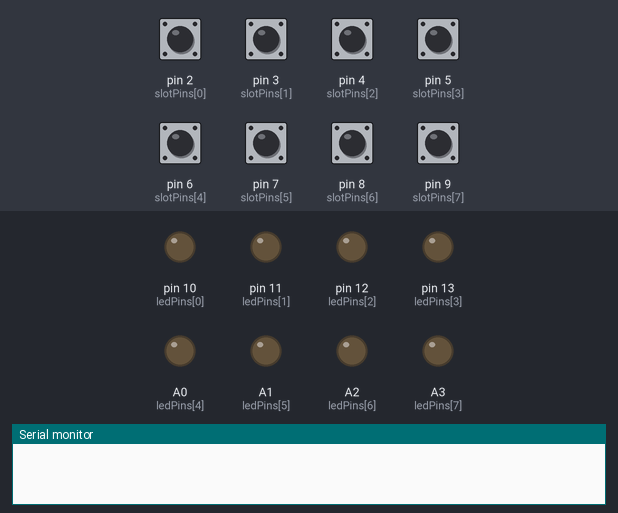
Bench run of a sketch on a simulated Arduino Uno, built with avr-gcc and run on an emulated ATmega328P. Parts: output pins drawn as LEDs (lit = HIGH), the last lines printed to the serial monitor. The inputs (shaded band) are chosen by the test bench; at power-on: pin 2 (slotPins[0]), pin 3 (slotPins[1]), pin 4 (slotPins[2]), pin 5 (slotPins[3]), pin 6 (slotPins[4]), pin 7 (slotPins[5]), pin 8 (slotPins[6]), pin 9 (slotPins[7]) HIGH.

Above: at 1.2 s.
1.3 s: pin 2 (slotPins[0]) pulled LOW for 0.15 s
At 1.37 s:
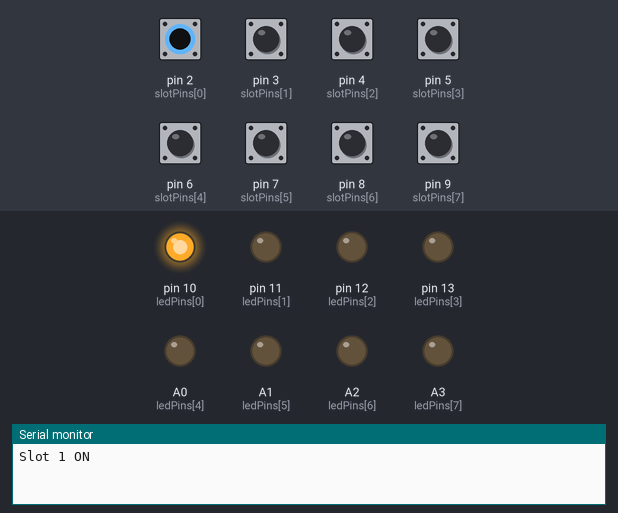
2.9 s: pin 3 (slotPins[1]) pulled LOW for 0.15 s
At 2.97 s:
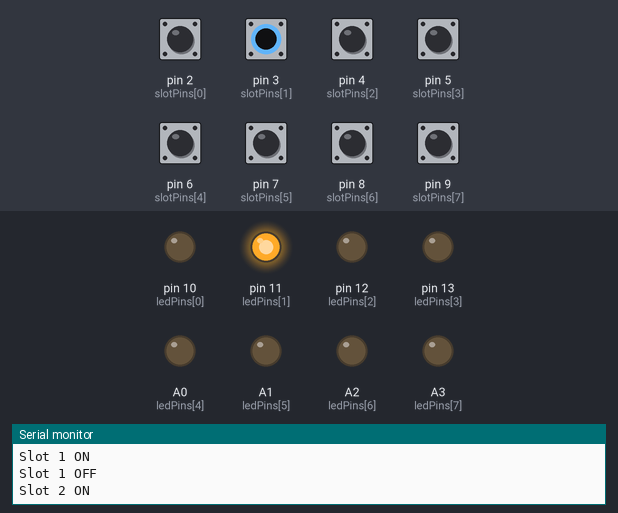
4.5 s: pin 4 (slotPins[2]) pulled LOW for 0.15 s
At 4.58 s:
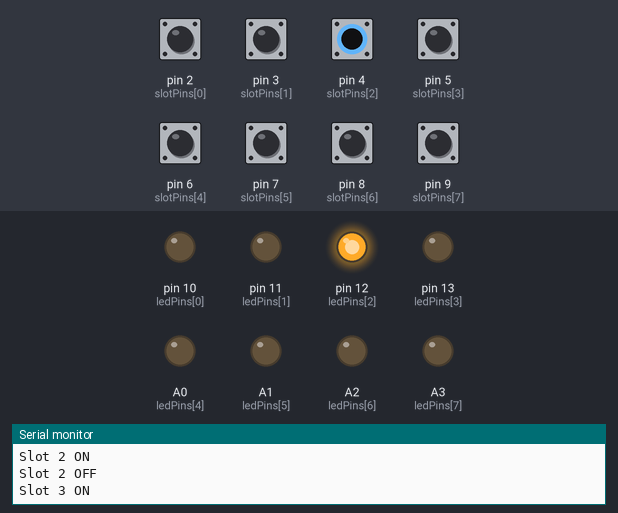
6.1 s: pin 5 (slotPins[3]) pulled LOW for 0.15 s
At 6.18 s:
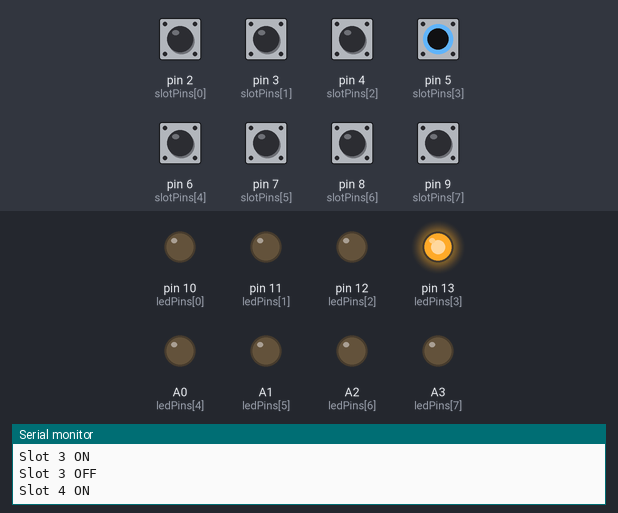
7.7 s: pin 6 (slotPins[4]) pulled LOW for 0.15 s
At 7.78 s:
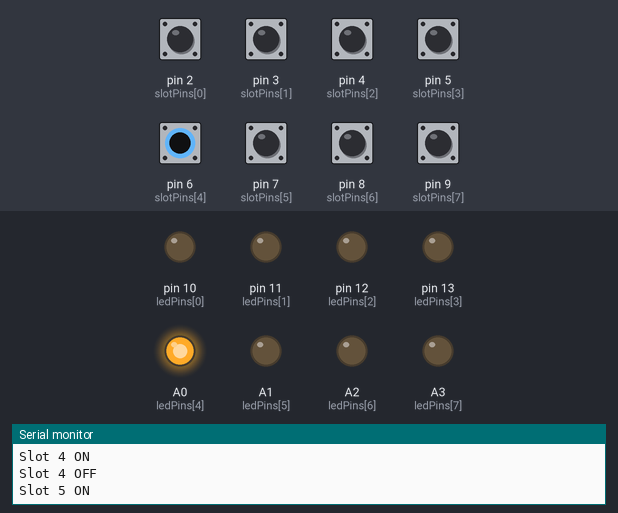
9.3 s: pin 7 (slotPins[5]) pulled LOW for 0.15 s
At 9.38 s:
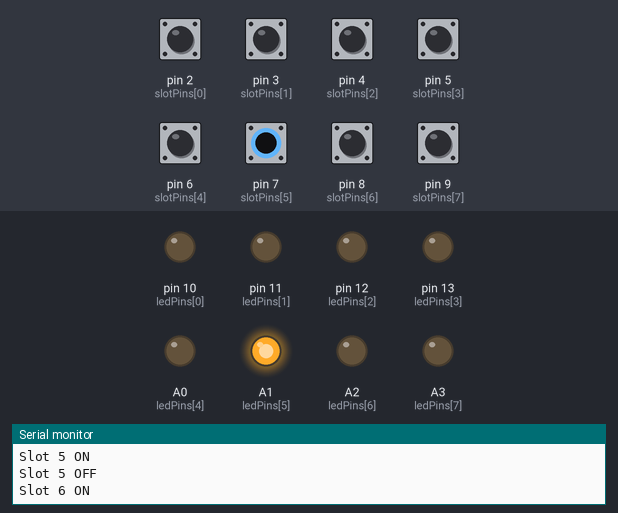
Timing chart, 0 to 11.9 s (numbered marks = the images above; inputs shaded):
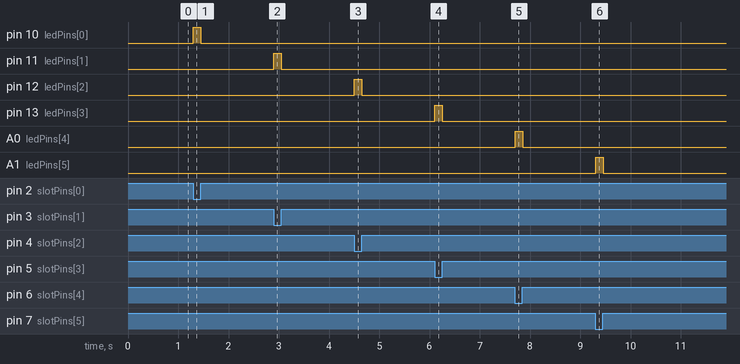

Measured:
- after the input at 1.3 s, pin 10 (ledPins[0]): LOW → HIGH at once, → LOW 0.15 s later
- after the input at 2.9 s, pin 11 (ledPins[1]): LOW → HIGH at once, → LOW 0.15 s later
- after the input at 4.5 s, pin 12 (ledPins[2]): LOW → HIGH at once, → LOW 0.15 s later
- after the input at 6.1 s, pin 13 (ledPins[3]): LOW → HIGH at once, → LOW 0.15 s later
- after the input at 7.7 s, A0 (ledPins[4]): LOW → HIGH at once, → LOW 0.15 s later
- after the input at 9.3 s, A1 (ledPins[5]): LOW → HIGH at once, → LOW 0.15 s later

The sketch:

rhythmblocks_sketch.ino
```cpp
// --- Pin configuration for 8 slots (buttons and LEDs) ---
const int slotPins[8] = {2, 3, 4, 5, 6, 7, 8, 9};       // Digital input pins for slot buttons
const int ledPins[8]  = {10, 11, 12, 13, A0, A1, A2, A3}; // Digital output pins for slot LEDs

// --- State tracking arrays ---
bool sentState[8];     // Tracks whether "Slot X ON" message has already been sent
bool buttonStates[8];  // Tracks whether each button is currently considered pressed

void setup() {
  Serial.begin(9600); // Initialize serial communication for output

  // Initialize pin modes and states
  for (int i = 0; i < 8; i++) {
    pinMode(slotPins[i], INPUT_PULLUP);   // Set button pin as input with internal pull-up resistor
    pinMode(ledPins[i], OUTPUT);          // Set LED pin as output
    digitalWrite(ledPins[i], LOW);        // Ensure LED is initially off

    // Initialize state tracking variables
    sentState[i] = false;
    buttonStates[i] = false;
  }
}

void loop() {
  for (int i = 0; i < 8; i++) { // Loop through all 8 slots
    bool isPressed = digitalRead(slotPins[i]) == LOW; // Read the button input; LOW means the button is pressed (due to INPUT_PULLUP)

    // --- Detect a new button press (rising edge) ---
    if (isPressed && !buttonStates[i]) {
      digitalWrite(ledPins[i], HIGH); // Turn the corresponding LED on

      // Send "Slot X ON" message to Serial
      Serial.print("Slot ");
      Serial.print(i + 1); // Web interface index starting from 1
      Serial.println(" ON");

      // Update internal states to reflect the button is now pressed
      sentState[i] = true;
      buttonStates[i] = true;
    }

    // --- Detect a button release (falling edge) ---
    else if (!isPressed && buttonStates[i]) {
      digitalWrite(ledPins[i], LOW); // Turn the corresponding LED off

      // Send "Slot X OFF" message to Serial
      Serial.print("Slot ");
      Serial.print(i + 1);
      Serial.println(" OFF");

      // Update internal states to reflect the button is now released
      sentState[i] = false;
      buttonStates[i] = false;
    }

    // If button state hasn't changed, do nothing (prevents repeat messages)
  }

  delay(50); // Debounce
}
```
